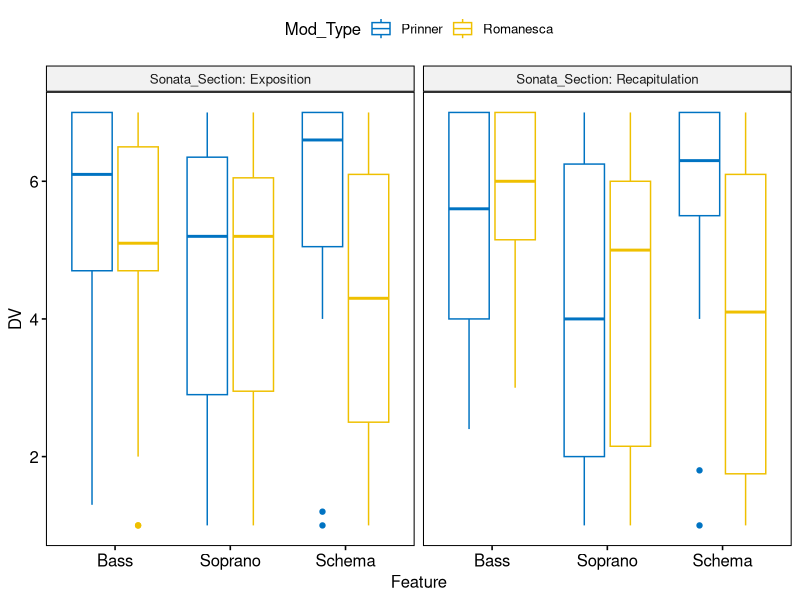
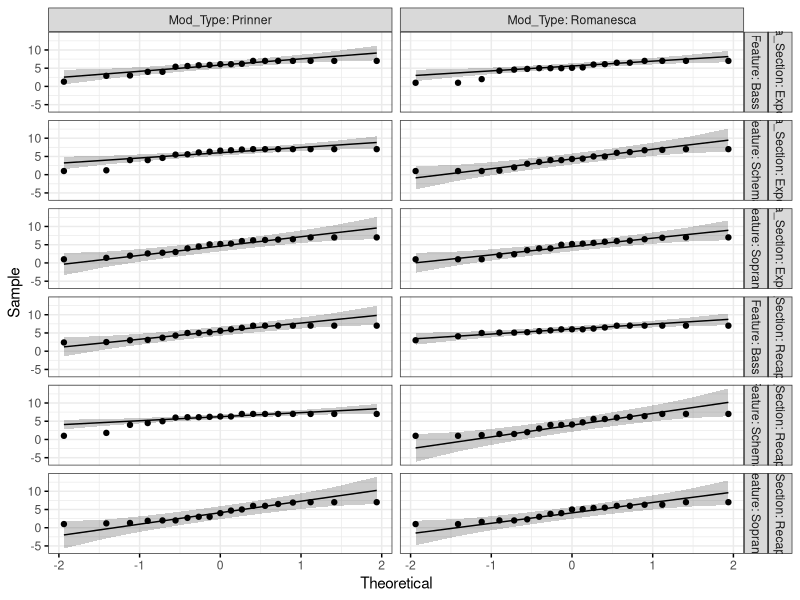
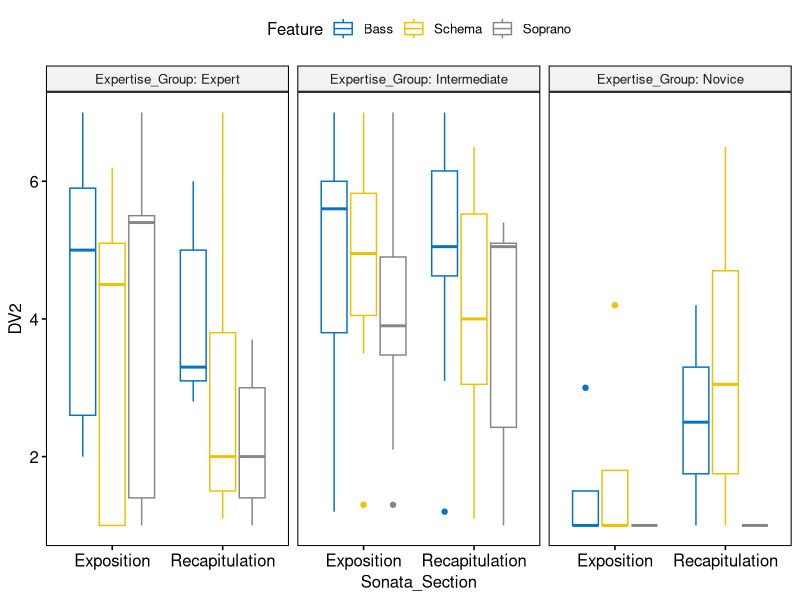
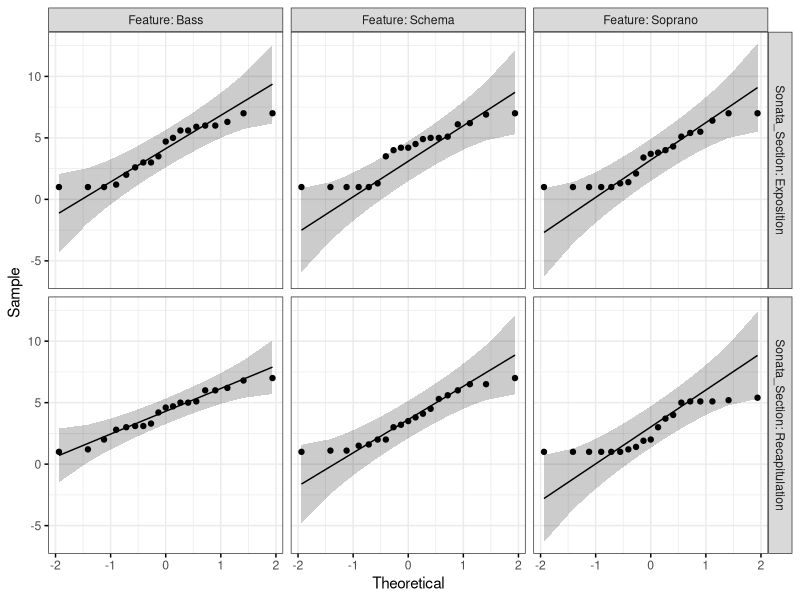

Recreate these plots in R, in order.
## ---- chunk 1
library(ggplot2)
library(tidyverse)
library(ggpubr)
library(rstatix)
## ---- chunk 2
# loading the data
df <- readfile <- read.csv("data/amb_DV1_fin.csv")

# view the data
View(df)

# Examine the data contents and data types
str(df)
## ---- chunk 3
# grouping by the different IVs
df %>%
  group_by(Sonata_Section, Feature, Mod_Type, Expertise_Group) %>%
  get_summary_stats(DV, type = "mean_sd")
## ---- chunk 4
bxp <- ggboxplot(
  df, x = "Feature", y = "DV",
  color = "Mod_Type", palette = "jco",
  facet.by = "Sonata_Section", short.panel.labs = FALSE
  )
print(bxp)
## ---- chunk 5
df %>%
  group_by(Sonata_Section, Feature, Mod_Type, Expertise_Group) %>%
  identify_outliers(DV)
## ---- chunk 6
df %>%
  group_by(Sonata_Section, Feature, Mod_Type) %>%
  shapiro_test(DV)
## ---- chunk 7
ggqqplot(df, "DV", ggtheme = theme_bw()) +
  facet_grid(Sonata_Section ~ Feature ~ Mod_Type, labeller = "label_both")
## ---- chunk 8
df %>%
  group_by(Sonata_Section, Feature, Mod_Type) %>%
  levene_test(DV ~ Expertise_Group)
## ---- chunk 9
df %>%
  group_by(Sonata_Section, Feature, Mod_Type) %>%
  levene_test(DV ~ Excerpt_Familiarity)
## ---- chunk 10
df %>%
  group_by(Sonata_Section, Feature, Mod_Type, Expertise_Group) %>%
  get_summary_stats(DV, type = "mean_sd")
## ---- chunk 11
# Compute RM ANOVA for within and between subjects factors
res.aov.bet <- anova_test(
  data = df, dv = DV, wid = Random_IDs,
  within = c(Sonata_Section, Feature, Mod_Type), between=Expertise_Group
  )
get_anova_table(res.aov.bet, correction="GG")
## ---- chunk 12
res.aov.bet$`Sphericity Corrections`
## ---- chunk 13
# Examine Main Effects

#Expertise

# tukey 
df %>% tukey_hsd(DV ~ Expertise_Group, conf.level = 0.95)

## ---- chunk 14
df %>%
  group_by(Expertise_Group) %>%
  get_summary_stats(DV, type = "mean_sd")
## ---- chunk 15
# Feature

df %>% tukey_hsd(DV ~ Feature, conf.level = 0.95)

## ---- chunk 16
df %>%
  group_by(Feature) %>%
  get_summary_stats(DV, type = "mean_sd")
## ---- chunk 17
#Mod Type

df %>% tukey_hsd(DV ~ Mod_Type, conf.level = 0.95)

## ---- chunk 18
df %>%
  group_by(Mod_Type) %>%
  get_summary_stats(DV, type = "mean_sd")
## ---- chunk 19
# Two Way Interactions

# Expertise Group by Feature

df %>%
  group_by(Expertise_Group) %>%
  tukey_hsd(DV ~ Feature, conf.level = 0.95)
  
## ---- chunk 20
df %>%
  group_by(Expertise_Group, Feature) %>%
  get_summary_stats(DV, type = "mean_sd") 
## ---- chunk 21
# Expertise Group by Modulation Type

df %>%
  group_by(Expertise_Group) %>%
  tukey_hsd(DV ~ Mod_Type, conf.level = 0.95)
## ---- chunk 22
df %>%
  group_by(Expertise_Group, Mod_Type) %>%
  get_summary_stats(DV, type = "mean_sd") 
## ---- chunk 23
# Sonata Section by Feature

df %>%
  group_by(Sonata_Section) %>%
  tukey_hsd(DV ~ Feature, conf.level = 0.95)
  
## ---- chunk 24
df %>%
  group_by(Sonata_Section, Feature) %>%
  get_summary_stats(DV, type = "mean_sd")
## ---- chunk 25
# Feature by Modulation Type

df %>%
  group_by(Feature) %>%
  tukey_hsd(DV ~ Mod_Type, conf.level = 0.95)
  
## ---- chunk 26
df %>%
  group_by(Feature, Mod_Type) %>%
  get_summary_stats(DV, type = "mean_sd")
## ---- chunk 27
res.aov.order <- anova_test(
  data = df, dv = DV, wid = Random_IDs,
  within = c(Sonata_Section, Feature, Mod_Type), between=c(Expertise_Group, Sonata_Order)
  )
get_anova_table(res.aov.order)
## ---- chunk 28
# loading the data
df2 <- readfile <- read.csv("data/amb_DV2_fin.csv")

# view the data
View(df2)

# Examine the data contents and data types
str(df2)

## ---- chunk 29
df2 %>%
  group_by(Feature) %>%
  get_summary_stats(DV2, type = "mean_sd")
## ---- chunk 30
bxp2 <- ggboxplot(
  df2, x = "Sonata_Section", y = "DV2",
  color = "Feature", palette = "jco",
  facet.by = "Expertise_Group", short.panel.labs = FALSE
  )
print(bxp2)
## ---- chunk 31
df2 %>%
  group_by(Sonata_Section, Feature, Expertise_Group) %>%
  identify_outliers(DV2)
## ---- chunk 32
df2 %>%
  group_by(Sonata_Section, Feature) %>%
  shapiro_test(DV2)
## ---- chunk 33
ggqqplot(df2, "DV2", ggtheme = theme_bw()) +
  facet_grid(Sonata_Section ~ Feature , labeller = "label_both")
## ---- chunk 34
df2 %>%
  group_by(Sonata_Section, Feature) %>%
  levene_test(DV2 ~ Expertise_Group)
## ---- chunk 35
res.aov.bet2 <- anova_test(
  data = df2, dv = DV2, wid = Random_IDs,
  within = c(Sonata_Section, Feature), between=Expertise_Group
)
get_anova_table(res.aov.bet2, correction="GG")
## ---- chunk 36
res.aov.bet2$'Sphericity Corrections'
## ---- chunk 37
df2 %>%
  tukey_hsd(DV2 ~ Expertise_Group, conf.level = 0.95)
## ---- chunk 38
df2 %>%
  group_by(Expertise_Group) %>%
  get_summary_stats(DV2, type = "mean_sd")
## ---- chunk 39
df2 %>%
  tukey_hsd(DV2 ~ Feature, conf.level = 0.95)

## ---- chunk 40

df2 %>%
  group_by(Feature) %>%
  get_summary_stats(DV2, type = "mean_sd")
